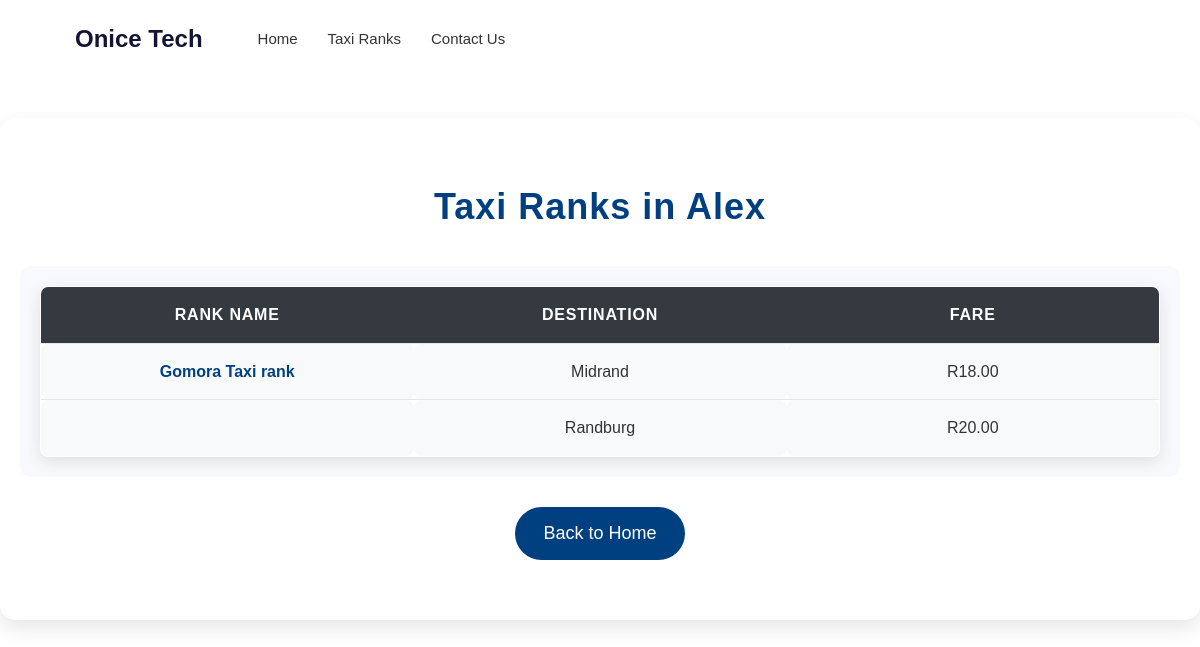
Screenshot of /city-details.php?city=Alex with the database file from the repository.
### tables this page shows
CREATE TABLE `routes` (
  `route_id` int(11) NOT NULL,
  `ranks_id` int(11) NOT NULL,
  `route_name` varchar(255) NOT NULL,
  `fare` decimal(10,2) NOT NULL
);

CREATE TABLE `ranks` (
  `ranks_id` int(11) NOT NULL,
  `city` varchar(255) NOT NULL,
  `rank_name` varchar(255) NOT NULL,
  `location` varchar(255) NOT NULL,
  `association` varchar(255) NOT NULL,
  `operating_hours` varchar(255) NOT NULL
);

### city-details.php (the view, shortened to what this page needs)
<?php
$host = "localhost";
$username = "root";
$password = "";
$database = "taxi-rank";
$conn = new mysqli($host, $username, $password, $database);
if (isset($_GET['city']) && !empty($_GET['city'])) {
    $city = $conn->real_escape_string($_GET['city']);
} else {
    header("Location: index.php");
    exit();
}
$sql = "
    SELECT
        ranks.rank_name,
        routes.route_name,
        routes.fare
    FROM
        ranks
    INNER JOIN
        routes
    ON
        ranks.ranks_id = routes.ranks_id
    WHERE
        ranks.city = '$city'
    ORDER BY
        ranks.rank_name, routes.route_name";
$result = $conn->query($sql);
?>
<!DOCTYPE html>
<html lang="en">
<head>
    <link rel="stylesheet" href="css/styles.css">
</head>
<body>
<nav class="navbar">
    <div class="menu_left">
        <div class="logo">
            <h2>Onice Tech</h2>
        </div>
        <div class="menu-li">
            <ul class="menu">
                <li><a href="index.php">Home</a></li>
                <li><a href="rank-details.php">Taxi Ranks</a></li>
                <li><a href="contact.php">Contact Us</a></li>
            </ul>
        </div>
    </div>
</nav>
<section id="city-details" class="city-details-section">
    <div class="container">
        <h1>Taxi Ranks in <?= htmlspecialchars($city); ?></h1>
        <div class="table-responsive mt-4">
            <table class="table table-bordered">
                <thead>
                    <tr>
                        <th>Rank Name</th>
                        <th>Destination</th>
                        <th>Fare</th>
                    </tr>
                </thead>
                <tbody>
                    <?php
                    if ($result->num_rows > 0) {
                        $currentRank = "";
                        while ($row = $result->fetch_assoc()) {
                            if ($currentRank !== $row['rank_name']) {
                                $currentRank = $row['rank_name'];
                                echo "<tr>";
                                echo "<td><strong>" . htmlspecialchars($currentRank) . "</strong></td>";
                                echo "<td>" . htmlspecialchars($row['route_name']) . "</td>";
                                echo "<td>R" . htmlspecialchars($row['fare']) . "</td>";
                                echo "</tr>";
                            } else {
                                echo "<tr>";
                                echo "<td></td>";
                                echo "<td>" . htmlspecialchars($row['route_name']) . "</td>";
                                echo "<td>R" . htmlspecialchars($row['fare']) . "</td>";
                                echo "</tr>";
                            }
                        }
                    } else {
                        echo "<tr><td colspan='3'>No routes or fares found for this city.</td></tr>";
                    }
                    ?>
                </tbody>
            </table>
        </div>
        <a href="rank-details.php" class="btn btn-primary">Back to Home</a>
    </div>
</section>
</body>
</html>

### css/styles.css (style rules this page uses)
* { margin: 0; padding: 0; box-sizing: border-box; font-family: 'Poppins', sans-serif; }
a { text-decoration: none; }
.navbar { position: relative; display: flex; justify-content: space-between; align-items: center; max-width: 1440px; margin: auto; padding: 20px 75px; background-color: #fff; z-index: 10; }
.logo h2 { color: #141534; }
.menu_left { position: relative; display: flex; align-items: center; gap: 55px; }
.menu-li .menu { list-style: none; display: flex; gap: 30px; width: 100%; }
.menu-li .menu a { text-decoration: none; color: inherit; font-size: 15px; }
.table-responsive { margin-top: 30px; }
.table { width: 100%; table-layout: fixed; }
.table th, .table td { text-align: center; vertical-align: middle; padding: 12px; }
.table-bordered { border: 1px solid #ddd; }
.table th { background-color: #343a40; color: #fff; }
.table td { background-color: #f8f9fa; }
@media (min-width: 768px) { .table { width: 100%; } }
@media (min-width: 768px) { .table th, .table td { padding: 15px; } }

### city-details.php (style rules this page uses)
body { font-family: 'Roboto', sans-serif; line-height: 1.6; color: #333333; }
#city-details { padding: 60px 20px; text-align: center; background-color: #ffffff; border-radius: 15px; box-shadow: 0 8px 20px rgba(0, 0, 0, 0.1); margin-top: 40px; }
#city-details h1 { font-size: 36px; color: #004080; margin-bottom: 20px; font-weight: 700; letter-spacing: 1px; }
.table-responsive { margin-top: 30px; overflow-x: auto; padding: 20px; border-radius: 10px; background-color: #f7f9fc; }
table { width: 100%; border-collapse: collapse; border-radius: 8px; overflow: hidden; box-shadow: 0 5px 15px rgba(0, 0, 0, 0.1); background-color: #ffffff; }
table th, table td { padding: 15px 20px; text-align: left; font-size: 16px; border-bottom: 1px solid #e6e6e6; }
table th { background-color: #004080; color: white; text-transform: uppercase; letter-spacing: 0.8px; }
table td { color: #333333; background-color: #f9f9f9; border-radius: 8px; transition: background-color 0.3s ease; }
table td strong { font-weight: 700; color: #004080; }
.btn { display: inline-block; padding: 12px 28px; margin-top: 30px; background-color: #004080; color: white; font-size: 18px; text-decoration: none; border-radius: 50px; transition: background-color 0.3s ease, transform 0.3s ease; }

### rows the page displays
routes: ranks.rank_name "Gomora Taxi rank", route_name "Midrand", fare "18.00"
routes: route_name "Randburg", fare "20.00"

### other values shown
$city "Alex"
